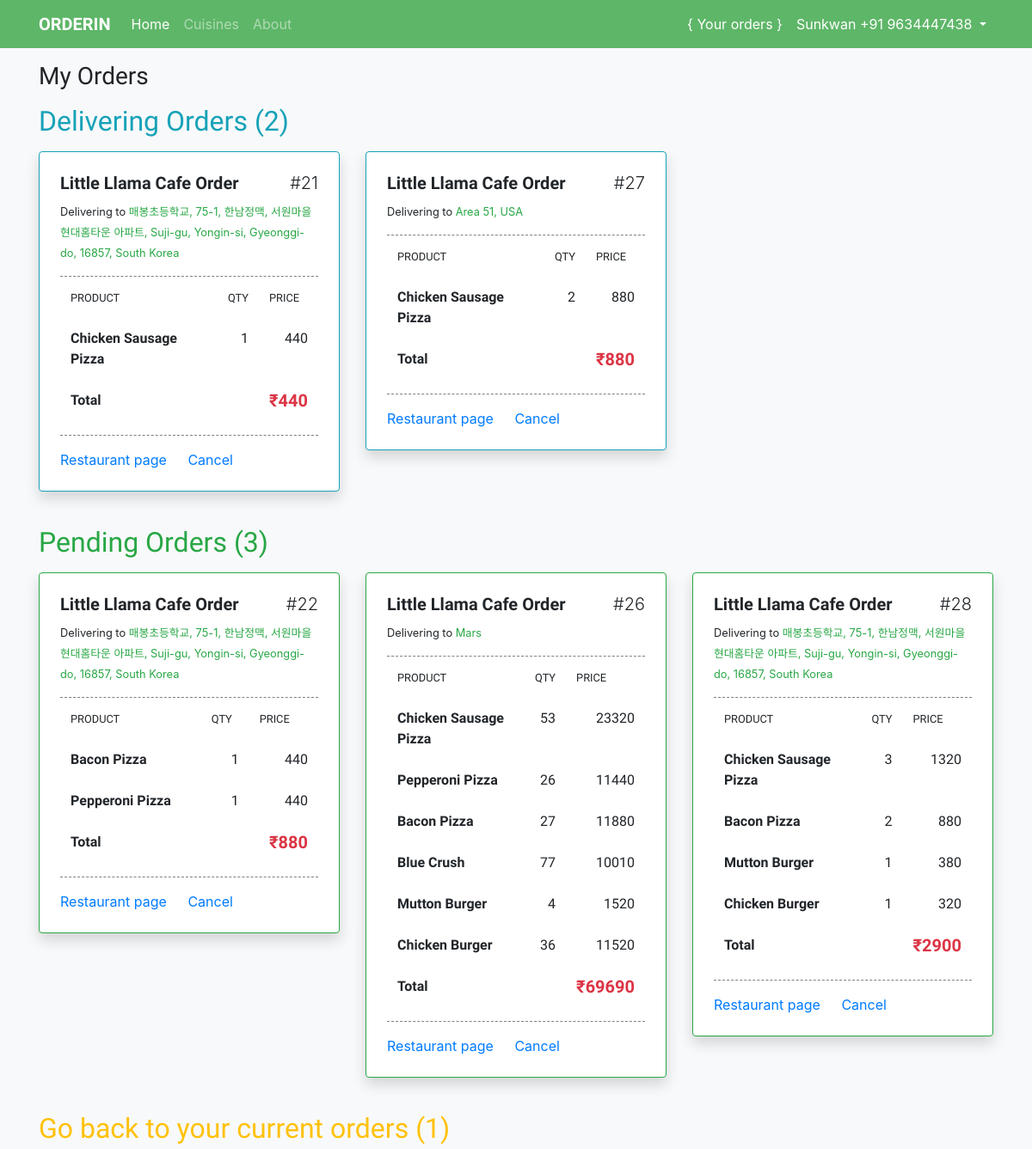
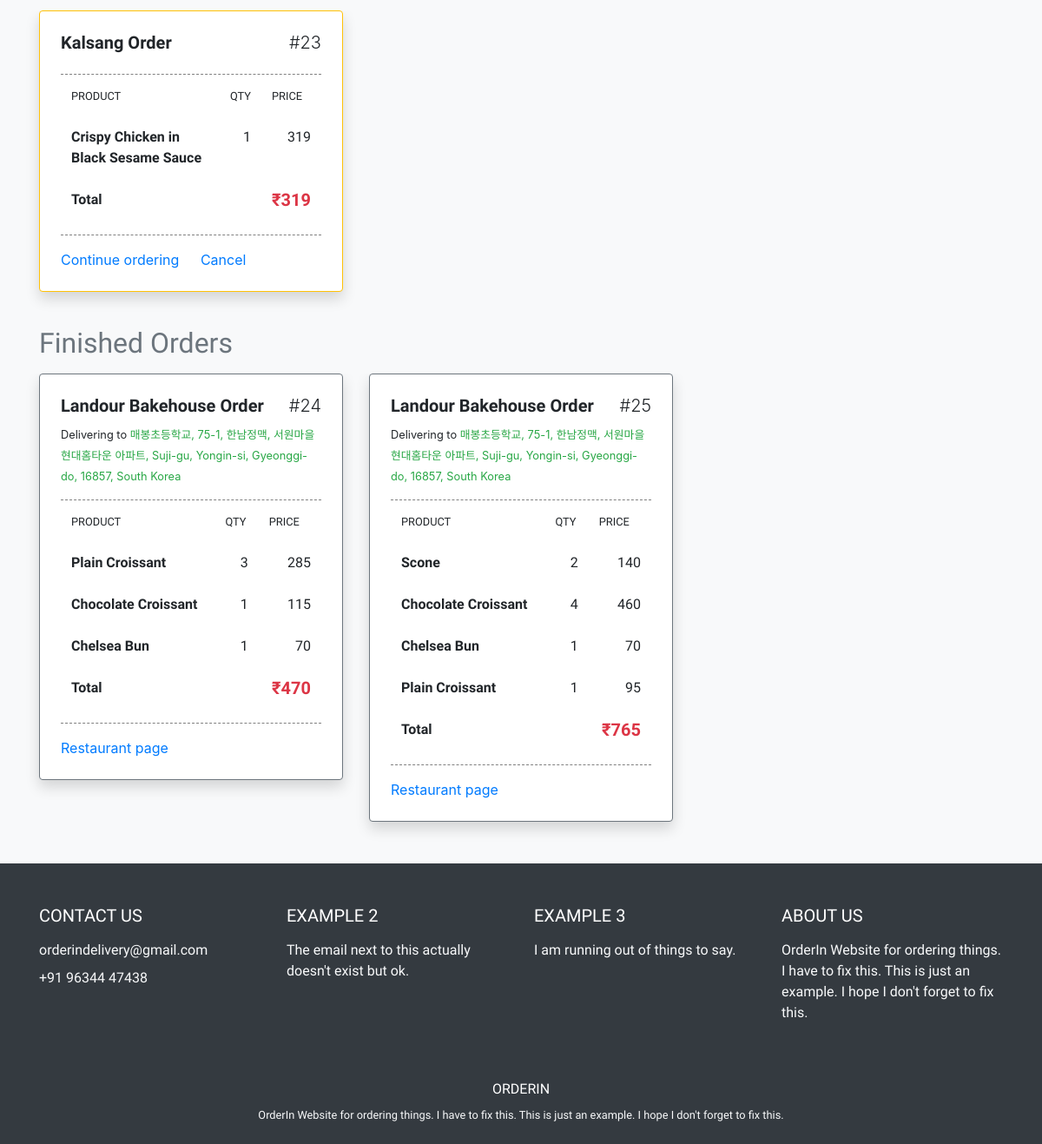
Before: /orders (signed in) with the older database file (2 pictures, top to bottom).
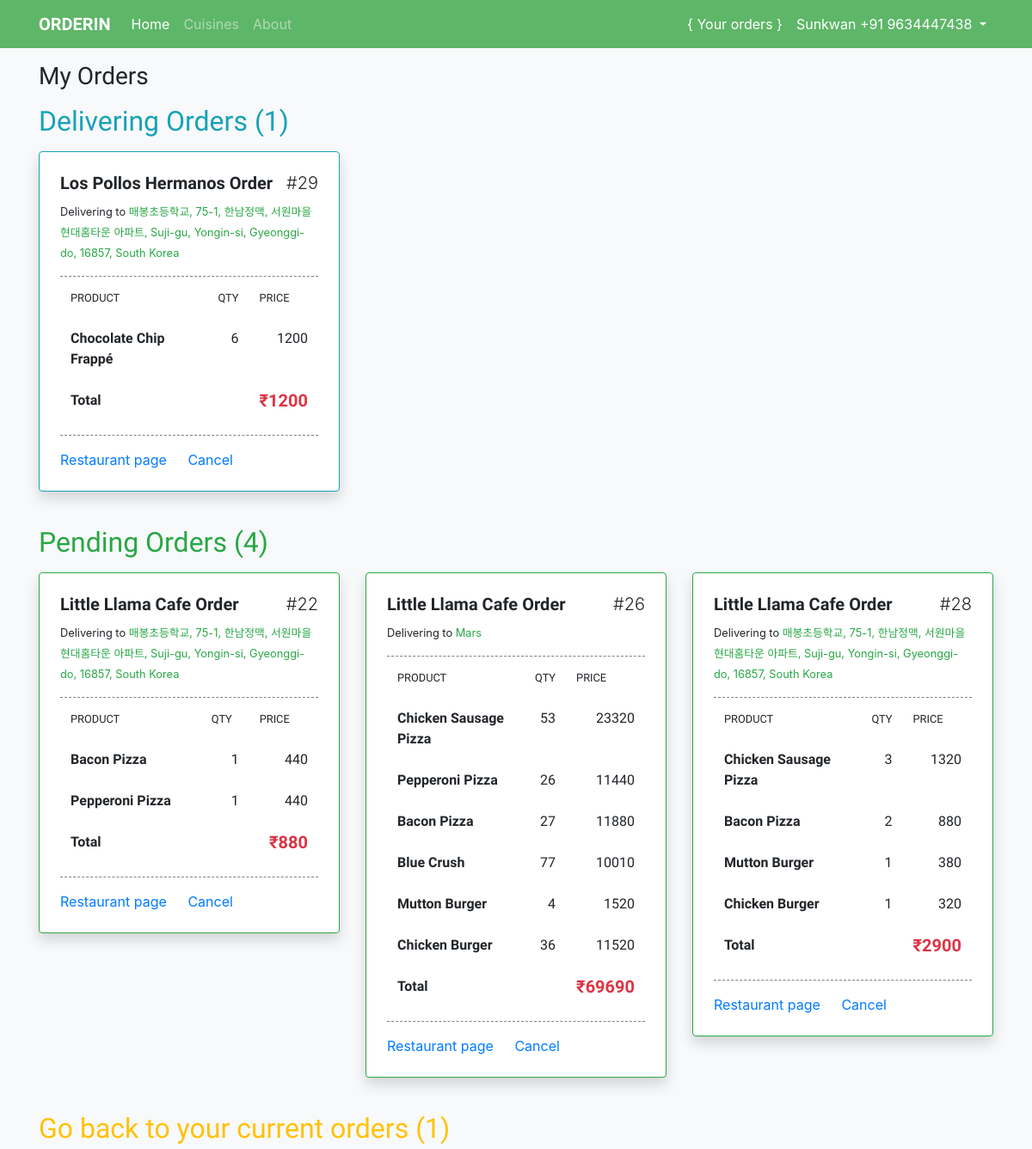
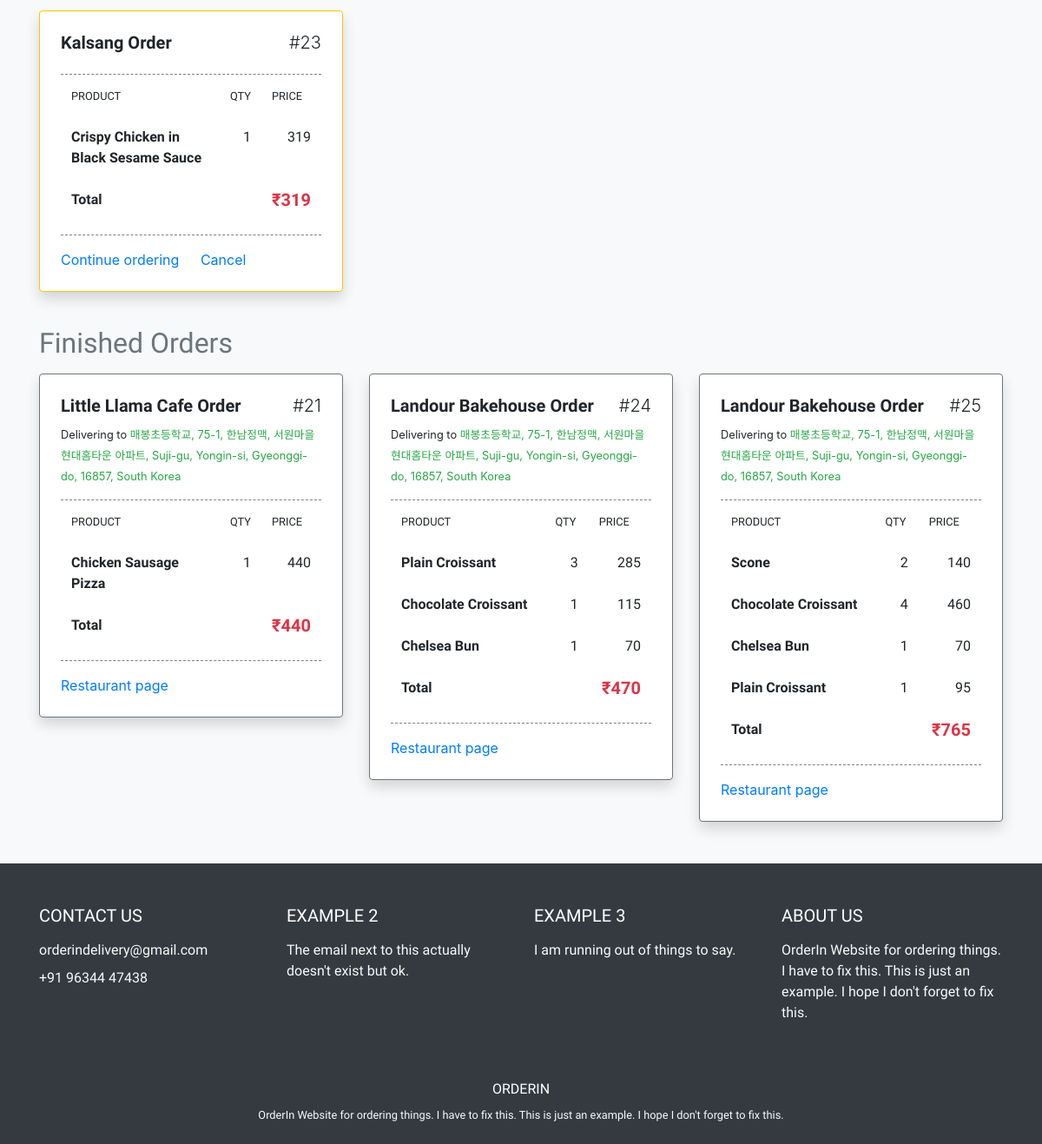
After: the same page with the newer database file (2 pictures, top to bottom).
### food/models.py (models this page shows, shortened)
class Profile(models.Model):
    user = models.OneToOneField(User, on_delete=models.CASCADE)
    location = models.CharField(max_length=64, blank=True)
    phoneNumber = models.CharField(max_length=64, blank=True)
    woodstock = models.BooleanField(default=False, blank=True)
    ownedRestaurant = models.ForeignKey(Restaurant, on_delete=models.CASCADE, related_name='owners', null=True)
    birthDate = models.DateField(null=True, blank=True)

class Order(models.Model):
    user = models.ForeignKey(User, on_delete=models.CASCADE, related_name='orders')
    restaurant = models.ForeignKey(Restaurant, on_delete=models.CASCADE, related_name='orders')
    address = models.CharField(max_length=100, blank=True)
    status = models.IntegerField(default=0)
    orderedTime = models.DateTimeField(null=True)
    confirmedTime = models.DateTimeField(null=True)
    deliveredTime = models.DateTimeField(null=True)
    totalPrice = models.IntegerField(default=0)

class Restaurant(models.Model):
    name = models.CharField(max_length=50)
    nick = models.CharField(max_length=10, blank=True)
    cuisine = models.ManyToManyField(Cuisine, related_name='restaurants')
    description = models.TextField(blank=True)
    phoneNumber = models.CharField(max_length=50, blank=True)
    url = models.URLField(blank=True)
    openTime = models.TimeField(blank=True, null=True)
    closeTime = models.TimeField(blank=True, null=True)

class OrderItem(models.Model):
    orderList = models.ForeignKey(Order, on_delete=models.CASCADE, related_name='items')
    menuItem = models.ForeignKey(MenuItem, on_delete=models.CASCADE, related_name='orders')
    price = models.IntegerField(default=0)
    count = models.IntegerField(default=0)

class MenuItem(models.Model):
    name = models.CharField(max_length=50)
    price = models.IntegerField()
    description = models.TextField(blank=True)
    image = models.ImageField(upload_to='menu_item', blank=True)
    category = models.ForeignKey('Category', on_delete=models.CASCADE, related_name='menu', null=True)
    totalCount = models.IntegerField(default=0)

### food/views.py (the view)
# urls.py: path("orders", views.orders, name='orders'),
def orders(request):
    if not request.user.is_authenticated:
        return HttpResponseRedirect(reverse('login'))
    else:
        context = {
            "choosingOrders": request.user.orders.annotate(num_items=Count('items')).filter(status=0).exclude(num_items=0),
            "pendingOrders": request.user.orders.filter(status=1),
            "deliveringOrders": request.user.orders.filter(status=2),
            "deliveredOrders": request.user.orders.filter(status=3),
            "phoneNumber": request.user.profile.phoneNumber
        }
        return render(request, "food/orders.html", context)

### food/templatetags/food_extra.py (called while the page is built)
@register.filter
def multiply(value, arg):
    return value * arg

### food/templates/food/orders.html (shortened to what this page needs)
{% extends "food/base.html" %}
{% load static %}
{% load food_extra %}
{% block body %}
<h3 class="my-3" id="f1">My Orders</h3>
{% if deliveringOrders %}
  <h2 class="text-info" id="logo">Delivering Orders ({{ deliveringOrders.count }})</h2>
  <div class="row my-3 d-flex flex-nowrap" style="overflow-x: auto; scroll-snap-type: x mandatory;">
    {% for order in deliveringOrders %}
      <div class="col-12 col-lg-4" style="scroll-snap-align: start;">
        <div class="card shadow mb-4 border-info">
          <div class="card-body py-4 px-4" id="order-div">
            <div class="d-flex justify-content-between">
              <h5 class="card-text font-weight-bold f2">{{ order.restaurant.name }} Order</h5>
              <h5 class="font-weight-light">#{{ order.id }}</h5>
            </div>
            <p><small>Delivering to <a href="https://maps.google.com/?q={{ order.address }}" class="text-success" target="_blank">{{ order.address }}</a></small></p>
            <hr class="orderList">
            <table class="table table-borderless f2 mt-n3">
              <thead>
                 <tr class="font-weight-bold">
                   <th scope="col"><small>PRODUCT</small></th>
                   <th scope="col"><small>QTY</small></th>
                   <th scope="col"><small>PRICE</small></th>
                 </tr>
               </thead>
              <tbody id="order-list">
                  {% for item in order.items.all %}
                    <tr id="order-item-{{ item.id }}">
                      <td class="font-weight-bold">{{ item.menuItem.name }}</td>
                      <td class="text-right item-count">{{ item.count }}</td>
                      <td class="text-right item-price">{{ item.menuItem.price|multiply:item.count }}</td>
                    </tr>
                  {% endfor %}
              </tbody>
              <tfoot>
                <tr class="font-weight-bold">
                    <td>Total</td>
                    <td></td>
                    <td class="text-right text-danger"><h5 class=" font-weight-bold" id="f1"><span id="total-price">&#8377;{{ order.totalPrice }}</span></h5></td>
                </tr>
              </tfoot>
            </table>
            <hr class="orderList mt-n2">
            <a href="{% url 'restaurant' order.restaurant.id %}" class="card-link">Restaurant page</a>
            <a href="#" class="card-link">Cancel</a>
          </div>
        </div>
      </div>
    {% endfor %}
  </div>
{% endif %}
{% if pendingOrders %}
  <h2 class="text-success" id="logo">Pending Orders ({{ pendingOrders.count }})</h2>
  <div >
    <div class="row my-3 d-flex flex-nowrap" style="overflow-x: auto; scroll-snap-type: x mandatory;">
      {% for order in pendingOrders %}
        <div class="col-12 col-lg-4" style="scroll-snap-align: start;">
          <div class="card shadow mb-4 border-success">
            <div class="card-body py-4 px-4" id="order-div">
              <div class="d-flex justify-content-between">
                <h5 class="card-text font-weight-bold f2">{{ order.restaurant.name }} Order</h5>
                <h5 class="font-weight-light">#{{ order.id }}</h5>
              </div>
              <p><small>Delivering to <a href="https://maps.google.com/?q={{ order.address }}" class="text-success" target="_blank">{{ order.address }}</a></small></p>
              <hr class="orderList">
              <table class="table table-borderless f2 mt-n3">
                <thead>
                   <tr class="font-weight-bold">
                     <th scope="col"><small>PRODUCT</small></th>
                     <th scope="col"><small>QTY</small></th>
                     <th scope="col"><small>PRICE</small></th>
                   </tr>
                 </thead>
                <tbody id="order-list">
                    {% for item in order.items.all %}
                      <tr id="order-item-{{ item.id }}">
                        <td class="font-weight-bold">{{ item.menuItem.name }}</td>
                        <td class="text-right item-count">{{ item.count }}</td>
                        <td class="text-right item-price">{{ item.menuItem.price|multiply:item.count }}</td>
                      </tr>
                    {% endfor %}
                </tbody>
                <tfoot>
                  <tr class="font-weight-bold">
                      <td>Total</td>
                      <td></td>
                      <td class="text-right text-danger"><h5 class=" font-weight-bold" id="f1"><span id="total-price">&#8377;{{ order.totalPrice }}</span></h5></td>
                  </tr>
                </tfoot>
              </table>
              <hr class="orderList mt-n2">
              <a href="{% url 'restaurant' order.restaurant.id %}" class="card-link">Restaurant page</a>
              <a href="#" class="card-link">Cancel</a>
            </div>
          </div>
        </div>
      {% endfor %}
    </div>
  </div>
{% endif %}
{% if choosingOrders %}
  <h2 class="text-warning" id="logo">Go back to your current orders ({{ choosingOrders.count }})</h2>
  <div class="row my-3 d-flex flex-nowrap" style="overflow-x: auto; scroll-snap-type: x mandatory;">
    {% for order in choosingOrders %}
      <div class="col-12 col-lg-4" style="scroll-snap-align: start;">
        <div class="card shadow mb-4 border-warning">
          <div class="card-body py-4 px-4" id="order-div">
            <div class="d-flex justify-content-between">
              <h5 class="card-text font-weight-bold f2">{{ order.restaurant.name }} Order</h5>
              <h5 class="font-weight-light">#{{ order.id }}</h5>
            </div>
            <hr class="orderList">
            <table class="table table-borderless f2 mt-n3">
              <thead>
                 <tr class="font-weight-bold">
                   <th scope="col"><small>PRODUCT</small></th>
                   <th scope="col"><small>QTY</small></th>
                   <th scope="col"><small>PRICE</small></th>
                 </tr>
               </thead>
              <tbody id="order-list">
                  {% for item in order.items.all %}
                    <tr id="order-item-{{ item.id }}">
                      <td class="font-weight-bold">{{ item.menuItem.name }}</td>
                      <td class="text-right item-count">{{ item.count }}</td>
                      <td class="text-right item-price">{{ item.menuItem.price|multiply:item.count }}</td>
                    </tr>
                  {% endfor %}
              </tbody>
              <tfoot>
                <tr class="font-weight-bold">
                    <td>Total</td>
                    <td></td>
                    <td class="text-right text-danger"><h5 class=" font-weight-bold" id="f1"><span id="total-price">&#8377;{{ order.totalPrice }}</span></h5></td>
                </tr>
              </tfoot>
            </table>
            <hr class="orderList mt-n2">
            <a href="{% url 'restaurant' order.restaurant.id %}" class="card-link">Continue ordering</a>
            <a href="#" class="card-link">Cancel</a>
          </div>
        </div>
      </div>
    {% endfor %}
  </div>
{% endif %}
{% if deliveredOrders %}
  <h2 class="text-secondary" id="logo">Finished Orders</h2>
  <div class="row my-3 d-flex flex-nowrap" style="overflow-x: auto; scroll-snap-type: x mandatory;">
    {% for order in deliveredOrders %}
      <div class="col-12 col-lg-4" style="scroll-snap-align: start;">
        <div class="card shadow mb-4 border-secondary">
          <div class="card-body py-4 px-4" id="order-div">
            <div class="d-flex justify-content-between">
              <h5 class="card-text font-weight-bold f2">{{ order.restaurant.name }} Order</h5>
              <h5 class="font-weight-light">#{{ order.id }}</h5>
            </div>
            <p><small>Delivering to <a href="https://maps.google.com/?q={{ order.address }}" class="text-success" target="_blank">{{ order.address }}</a></small></p>
            <hr class="orderList">
            <table class="table table-borderless f2 mt-n3">
              <thead>
                 <tr class="font-weight-bold">
                   <th scope="col"><small>PRODUCT</small></th>
                   <th scope="col"><small>QTY</small></th>
                   <th scope="col"><small>PRICE</small></th>
                 </tr>
               </thead>
              <tbody id="order-list">
                  {% for item in order.items.all %}
                    <tr id="order-item-{{ item.id }}">
                      <td class="font-weight-bold">{{ item.menuItem.name }}</td>
                      <td class="text-right item-count">{{ item.count }}</td>
                      <td class="text-right item-price">{{ item.menuItem.price|multiply:item.count }}</td>
                    </tr>
                  {% endfor %}
              </tbody>
              <tfoot>
                <tr class="font-weight-bold">
                    <td>Total</td>
                    <td></td>
                    <td class="text-right text-danger"><h5 class=" font-weight-bold" id="f1"><span id="total-price">&#8377;{{ order.totalPrice }}</span></h5></td>
                </tr>
              </tfoot>
            </table>
            <hr class="orderList mt-n2">
            <a href="{% url 'restaurant' order.restaurant.id %}" class="card-link">Restaurant page</a>
          </div>
        </div>
      </div>
    {% endfor %}
  </div>
{% endif %}
{% endblock %}

### food/templates/food/base.html (shortened to what this page needs)
{% load static %}
<!DOCTYPE html>
<html>
<head>
    <link rel="stylesheet" href="https://stackpath.bootstrapcdn.com/bootstrap/4.3.1/css/bootstrap.min.css"
>
    <link rel="stylesheet" href="https://cdnjs.cloudflare.com/ajax/libs/font-awesome/4.7.0/css/font-awesome.min.css">
    <link rel="stylesheet" href="https://cdnjs.cloudflare.com/ajax/libs/animate.css/4.0.0/animate.min.css"/>
    <link rel="stylesheet" href="{% static 'food/index.css' %}" />
</head>
<body class="bg-light">
    {% include 'food/nav.html' %}
    <div class="container">
        {% block body %}
        {% endblock %}
    </div>
    {% include 'food/footer.html' %}
</body>
</html>

### food/templates/food/nav.html (shortened to what this page needs)
<nav class="navbar sticky-top navbar-expand-lg navbar-dark" id="navback">
  <div class="container">
  <a class="navbar-brand font-weight-bold" href="{% url 'index' %}" id="logo">ORDERIN</a>
  <div class="collapse navbar-collapse" id="navbarSupportedContent">
    <ul class="navbar-nav mr-auto">
      <li class="nav-item active">
        <a class="nav-link" href="{% url 'index' %}">Home  <span class="sr-only">(current)</span></a>
      </li>
      <li class="nav-item">
        <a class="nav-link" href="{% url 'cuisines' %}">Cuisines</a>
      </li>
      <li class="nav-item">
        <a class="nav-link" href="{% url 'about' %}">About</a>
      </li>
    </ul>
    {% if request.user.is_authenticated %}
    <ul class="navbar-nav ml-auto">
      <li class="nav-item">
        <a class="nav-link text-white" href="{% url 'orders' %}">{ Your orders }</a>
      </li>
      <li class="nav-item dropdown">
        <a class="nav-link dropdown-toggle text-white" href="#" id="navbarDropdown" role="button" data-toggle="dropdown" aria-haspopup="true" aria-expanded="false">
          {{ user.username|title }} {% if user.profile.phoneNumber %}+91 {{ user.profile.phoneNumber }}{% else %}<span class="badge badge-light">1</span>{% endif %}
        </a>
      </li>
    </ul>
    {% else %}
    <a class="btn btn-outline-light border-0 my-2 my-sm-0 mx-0 mx-md-2 d-block" href="{% url 'login' %}">Login</a>
    <a class="btn btn-outline-light my-2 my-sm-0 d-block" href="{% url 'register' %}">Register</a>
    {% endif %}
  </div>
  </div>
</nav>

### food/templates/food/footer.html
<div class="container-fluid bg-dark pt-5 pb-2 mt-4">
  <div class="container">
    <div class="row">
      <div class="col-12 col-lg-3">
        <h5 id="logo" class="text-white">CONTACT US</h5>
        <p class="text-light mt-3" id="f1">orderindelivery@gmail.com</p>
        <p class="text-light mt-n2" id="f1">+91 96344 47438</p>
      </div>
      <div class="d-none d-lg-block col-3">
        <h5 id="logo" class="text-white">EXAMPLE 2</h5>
        <p class="text-light mt-3" id="f1">The email next to this actually doesn't exist but ok.</p>
      </div>
      <div class="d-none d-lg-block col-lg-3">
        <h5 id="logo" class="text-white">EXAMPLE 3</h5>
        <p class="text-light mt-3" id="f1">I am running out of things to say.</p>
      </div>
      <div class="d-none d-lg-block col-lg-3">
        <h5 id="logo" class="text-white">ABOUT US</h5>
        <p class="text-light mt-3" id="f1">OrderIn Website for ordering things. I have to fix this. This is just an example. I hope I don't forget to fix this.</p>
      </div>
    </div>
    <div class="row mt-5">
      <div class="col-12 text-center">
        <p class="text-white" id="logo">ORDERIN</p>
        <small>
        <p class="text-light mt-n2" id="f1">OrderIn Website for ordering things. I have to fix this. This is just an example. I hope I don't forget to fix this.</p>
        </small>
      </div>
    </div>
  </div>
</div>

### static/food/index.css (style rules this page uses)
#logo { font-family: 'Roboto Condensed', sans-serif; }
#navback { background-color: #5EB668 !important; }
#f1 { font-family: 'Nanum Gothic', sans-serif; }
.f2 { font-family: 'Raleway', sans-serif; }
.orderList { border-top: 1px dashed grey; }

Changed rows visible on the page:
no longer on this page (row edited): Order: restaurant.name "Little Llama Cafe", id "27", address "Area 51, USA", totalPrice "880", shown under "Delivering Orders (2)"
no longer on this page (row unchanged): OrderItem: menuItem.name "Chicken Sausage Pizza", count "2", menuItem.price|multiply "880", shown under "Little Llama Cafe"
added Order: restaurant.name "Los Pollos Hermanos", id "29", address "매봉초등학교, 75-1, 한남정맥, 서원마을 현대홈타운 아파트, Suji-gu, Yongin-si, Gyeonggi-do, 16857, South Korea", totalPrice "1200", shown under "Delivering Orders (1)"
added OrderItem: menuItem.name "Chocolate Chip Frappé", count "6", menuItem.price|multiply "1200", shown under "Los Pollos Hermanos"
changed Order id 21: gains OrderItem (menuItem.name "Chicken Sausage Pizza", count "1", menuItem.price|multiply "440"); loses OrderItem (menuItem.name "Chicken Sausage Pizza", count "1", menuItem.price|multiply "440"); moves from the list under "Delivering Orders (2)" to the list under "Finished Orders"
Other visible differences:
{{ deliveringOrders.count }}: "2" → "1"
{{ pendingOrders.count }}: "3" → "4"
